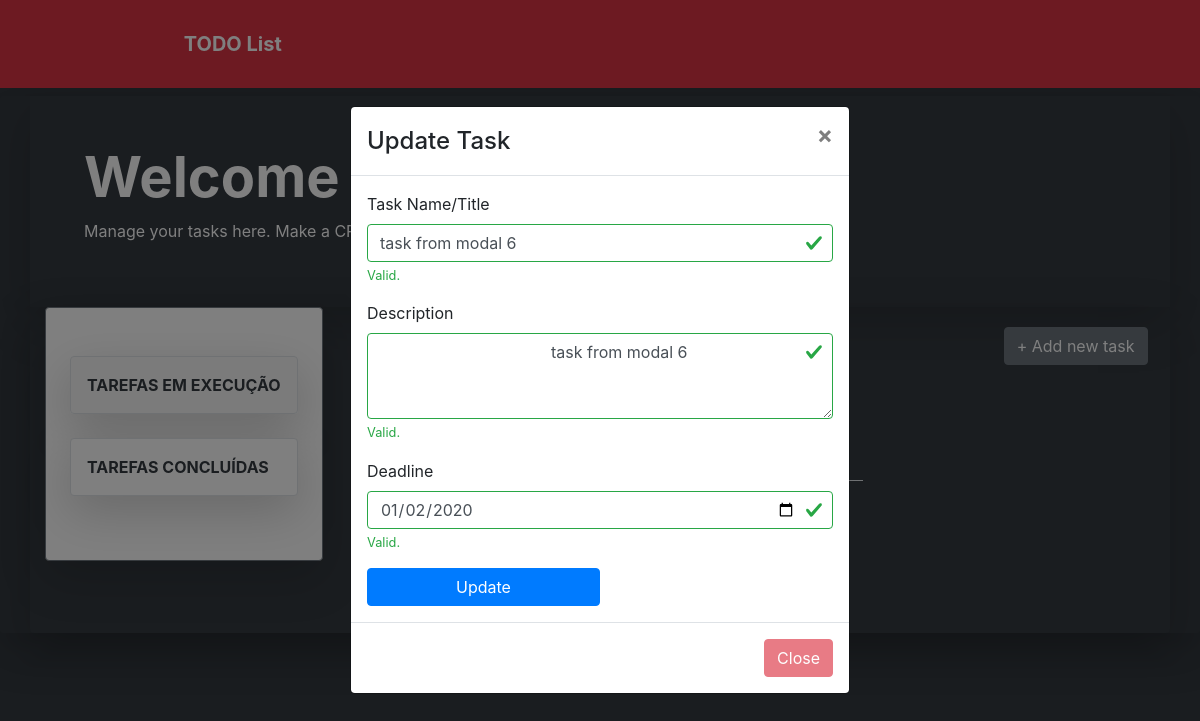
Before: /task_pre_update/4 with the older database file.
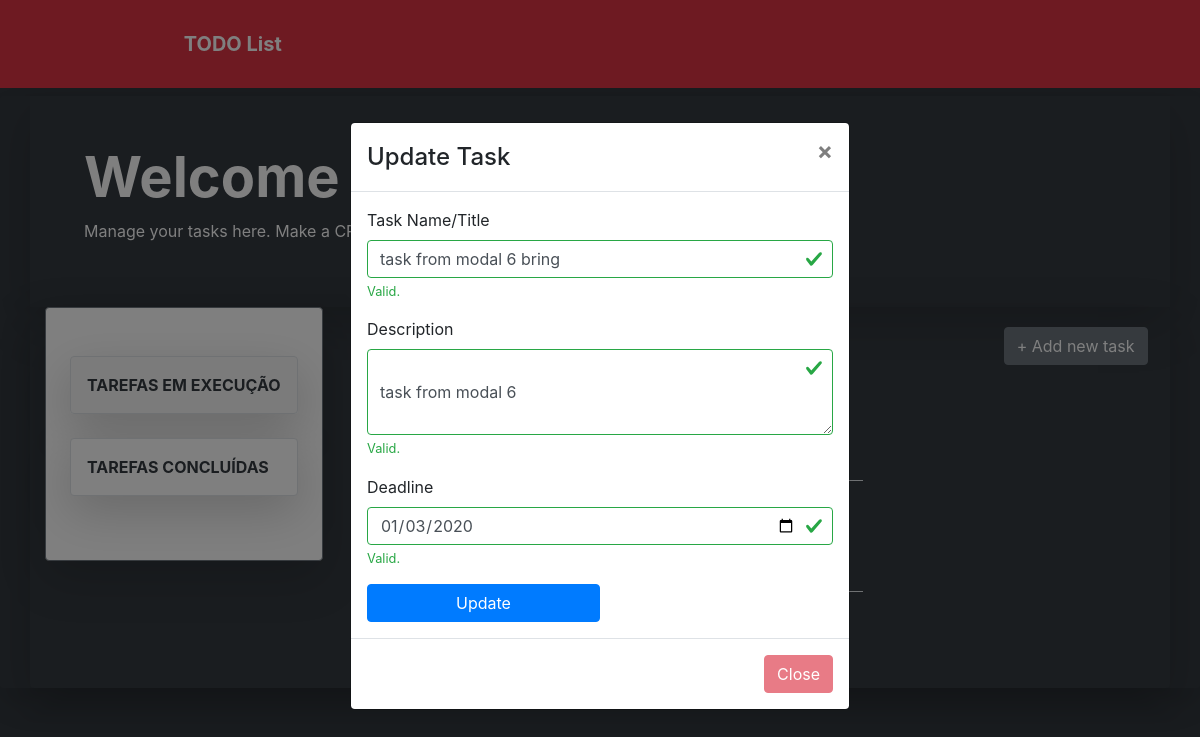
After: the same page with the newer database file.
### app/models/tables.py (models this page shows, shortened)
class Task(db.Model):
    __tablename__ = 'tasks'
    id = db.Column(db.Integer, primary_key=True)
    task_name = db.Column(db.String)
    description = db.Column(db.Text)
    start_date = db.Column(
        db.String,
        server_default=db.func.now(),
        nullable=False
    )
    done_status = db.Column(db.Boolean, default=False)
    deadline = db.Column(db.String, nullable=True)
    user_id = db.Column(db.Integer, db.ForeignKey('users.id'))
    task_owner = db.relationship('User', foreign_keys=user_id)

### app/controllers/default.py (the view)
@app.route('/task_pre_update/<int:task_id>', methods=['GET', 'POST'])
def task_pre_update(task_id):
    tasks = Task.query.all()
    task2update = Task.query.get(task_id)
    return render_template(
        'task_update.html',
        tasks=tasks,
        t2u=task2update
    )

### app/templates/task_update.html (shortened to what the changed rows need)
<!doctype html>
<html lang="pt-br">
<head>
    <link
        href="{{ url_for('static', filename='css/bootstrap.min.css') }}"
        rel="stylesheet"
>
    <link href="{{ url_for('static', filename='css/mystyle.css') }}"
        rel="stylesheet" >
</head>
<body class="my-0 mx-auto py-0 bg-dark">
  <br><br><br><br>
<main role="main" class="shadow-lg bg-dark rounded">
    <div class="shadow-lg container bg-dark text-white py-5">
        <div class="container ml-4">
           <h1 class="display-4 font-weight-bolder text-capitalize">Welcome to todo list!</h1>
        </div>
    </div>
    <div class="shadow-lg container  w-100 row mx-auto rounded">
    <div class="w-75 mx-auto">
        <div id="all-task" class=" row col col-sm-8 col-md-8 col-lg-8 col-xl-8 text-white text-capitalize ml-2">
            <h2 class="display-7 text-white text-capitalize font-weight-bolder mb-3 p-3">Tarefas em execução</h2>
        </div>
    </div>
        <div class="container">
            <div class="modal fade" id="updateTaskModal1">
              <div class="modal-dialog modal-dialog-centered modal-dialog-scrollable">
                  <div class="modal-content">
                        <div class="modal-body">
                          <form method="POST"  action="{{ url_for('task_update', task_id=t2u.id) }}" class="was-validated">
                              <div class="form-row text-capitalize">
                                <div class="form-group col-md-12">
                                  <label for="inputTaskname4">Task Name/Title</label>
                                  <input value="{{ t2u.task_name }}" type="text" name="taskTitleName"class="form-control" id="inputTaskname4" placeholder="Task title" required>
                                  <div class="valid-feedback">Valid.</div>
                                </div>
                                <div class="form-group shadow-textarea col-md-12">
                                    <label for="description4">Description</label>
                                    <textarea class="form-control z-depth-1" name="descripName" id="description4" rows="3"  placeholder="Enter task description..." required>
                                      {{ t2u.description }}
                                    </textarea>
                                    <div class="valid-feedback">Valid.</div>
                                </div>
                                <div class="form-group col-md-12">
                                  <label for="inputDeadline4">Deadline</label>
                                  <input value="{{ t2u.deadline }}" type="date" name="deadlineName" min="2019-12-01" max="4000-12-30" class="form-control" id="inputDeadline4" required>
                                  <div class="valid-feedback">Valid.</div>
                                </div>
                              </div>
                      </form>
                    </div>
                  </div>
              </div>
          </div>
        </div>
        <br><br><br>
    </div>
</main>
    <br><br><br>
    <br><br><br>
</body>
</html>

Changed rows visible on the page:
changed Task "task from modal 6": taskTitleName "task from modal 6" → "task from modal 6 bring"; deadlineName "01/02/2020" → "01/03/2020"
